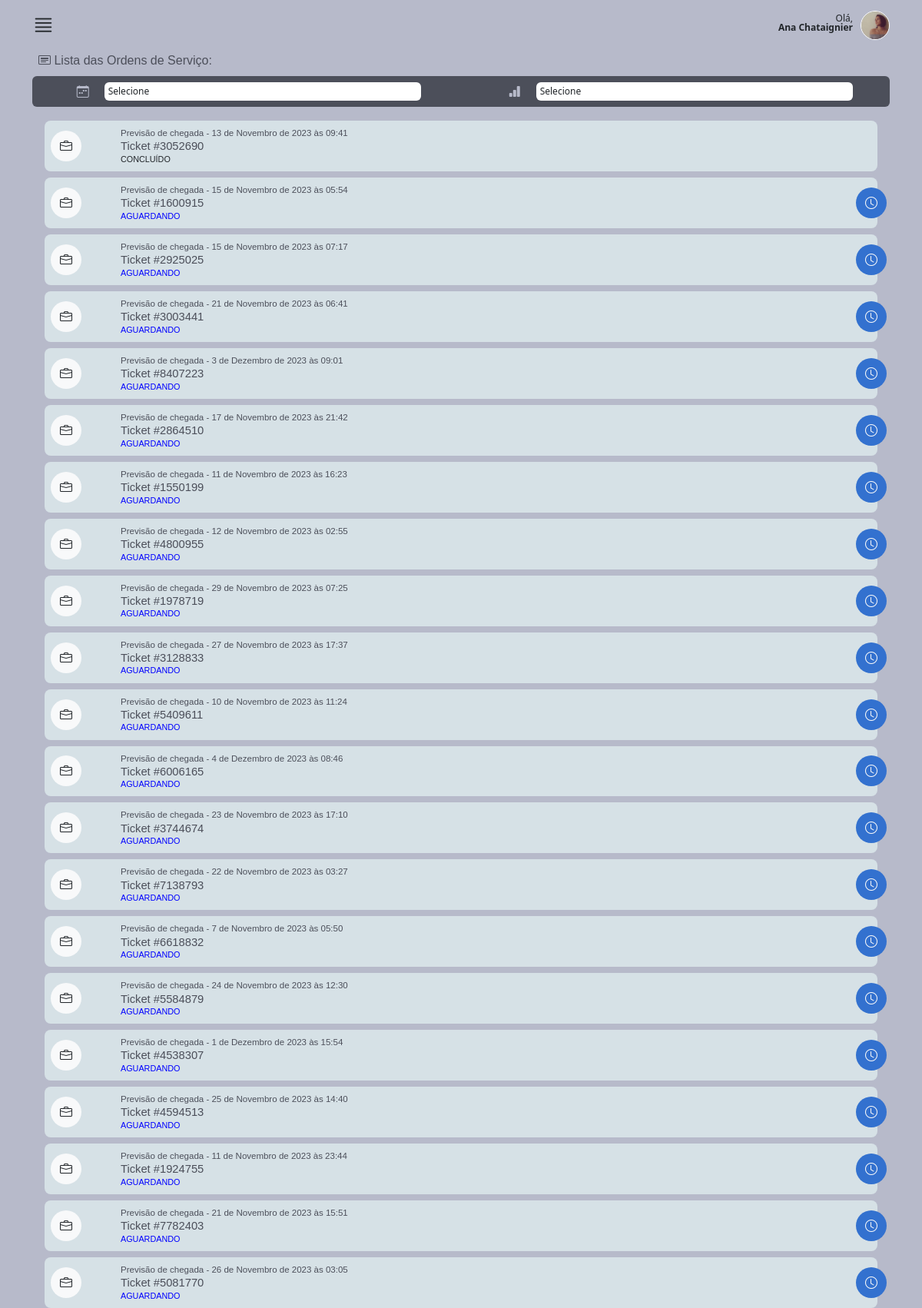
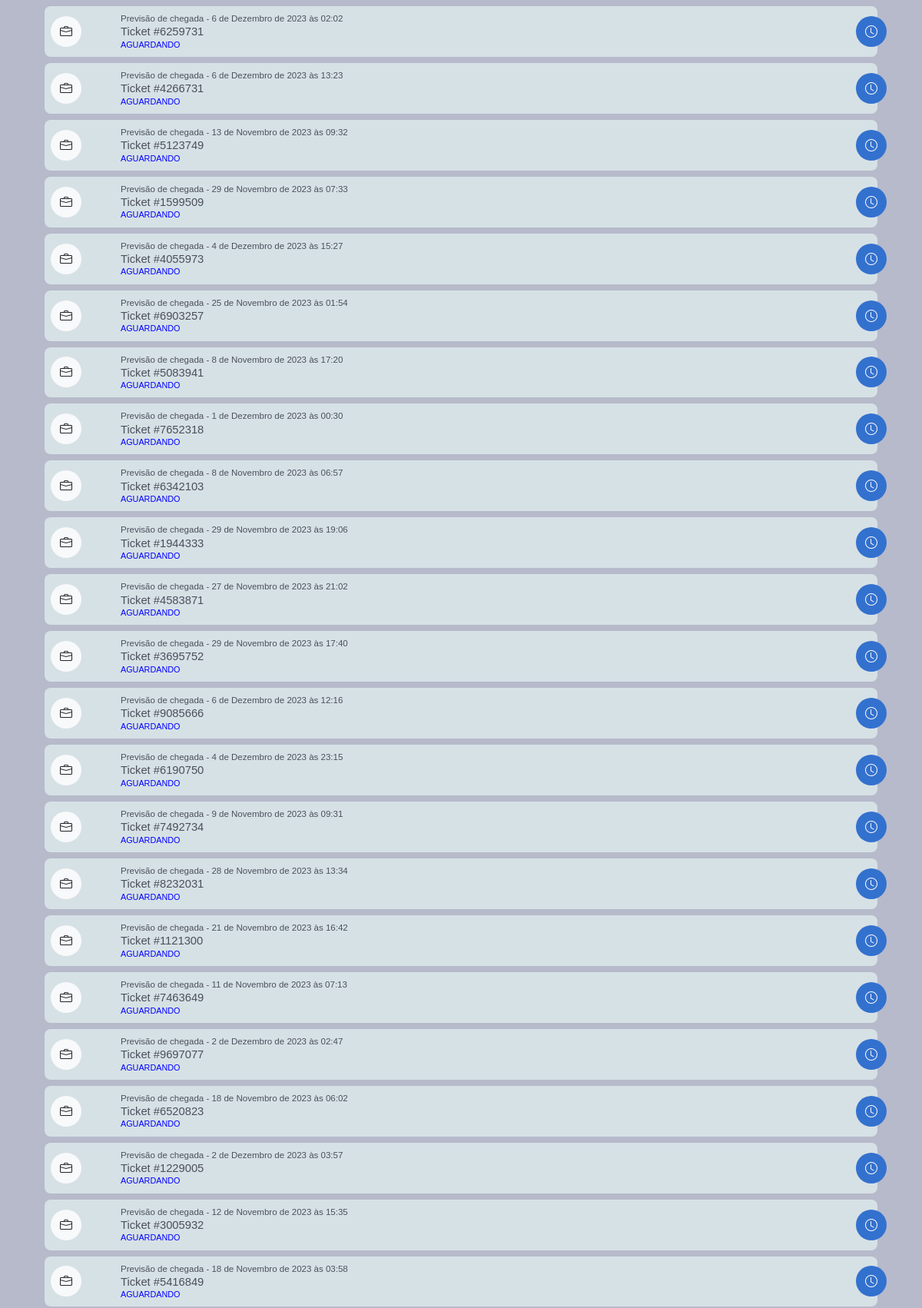
The page /main/minhas_os/ (signed in, upper part) on the database its author committed (2 pictures, top to bottom).
### authentication/models.py (models this page shows)
class CustomUser(AbstractUser):
    telefone = models.CharField(max_length=15, null=False)
    endereco = models.ForeignKey(Endereco, on_delete=models.CASCADE, null=True, default=None)
    foto = models.ImageField(upload_to="img/perfil_user/", null=True, blank=True)

### staff/models.py (models this page shows, shortened)
class OrdemDeServico(models.Model):
    ticket = models.CharField(max_length=200)
    tecnico = models.ForeignKey(CustomUser, on_delete=models.CASCADE, related_name="ordens_técnico")
    staff = models.ForeignKey(CustomUser, on_delete=models.CASCADE, related_name="ordens_staff")
    descricao = models.TextField(max_length=600)
    previsao_chegada = models.DateTimeField()
    previsao_execucao = models.DateTimeField()
    material = models.CharField(max_length=100, validators=[MinLengthValidator(3)])
    equipamento = models.CharField(max_length=100, validators=[MinLengthValidator(3)])
    data_criacao = models.DateTimeField(auto_now_add=True)
    cliente = models.ForeignKey(Cliente, on_delete=models.CASCADE)
    contrato = models.CharField(max_length=700, null = True, blank=True)
    atividade = models.CharField(max_length=50, choices=ACTIVITY_CHOICES)
    status_tecnico = models.CharField(max_length=50, choices=TECNICAL_CHOICES)
    status = models.CharField(max_length=10, choices=STATUS_CHOICES, default="Aguardando")

### main/views.py (the view, shortened to what this page needs)
@user_passes_test(is_tecnico)
def minhas_os(request):
    try:
        status_filter = request.GET.get("status")
        previsao_chegada_filter = request.GET.get("previsao_chegada")
        hoje = date.today().strftime("%d.%m")
        ontem = (date.today() - timedelta(days=1)).strftime("%d.%m")
        user = request.user
        ordens_ativas = OrdemDeServico.objects.filter(
            tecnico=user, status__in=["Atenção", "Urgente", "Aguardando", "Concluído"]
        )
        if status_filter:
            ordens_ativas = ordens_ativas.filter(status=status_filter)
        if status_filter == "Todas":
            ordens_ativas = OrdemDeServico.objects.filter(
                tecnico=user,
                status__in=["Atenção", "Urgente", "Aguardando", "Concluído"],
            )
        return render(
            request,
            "minhas_os.html",
            {
                "ordens_de_servico": ordens_ativas,
                "user": user,
                "status_filter": status_filter,
                "previsao_chegada_filter": previsao_chegada_filter,
                "hoje": hoje,
                "ontem": ontem,
            },
        )
    except Exception as e:
        return render(request, "error.html", {"error_message": str(e)})

### main/helpers.py (called while the page is built)
def is_tecnico(user):
    return user.groups.filter(name="Técnico").exists()

### main/templates/minhas_os.html (shortened to what this page needs)
{% extends "base2.html" %}
{%load static%}
{% block rest %}
      <section id="lista_oc_scr">
        <div class="container">
            <div id="oc_lista">
                <label class="mt-1 mb-2 ms-2 font-medium color04"><i class="bi bi-bi bi-card-heading"></i> Lista das Ordens de Serviço:</label>
                <form id="filter_oc" class="bg04 p-2">
                  <div class="row">
                    <div class="col-6">
                      <div class="row">
                        <div class="col-2 text-end">
                          <i class="bi bi-calendar-week color03 me-1"></i>
                        </div>
                        <div class="col-10 p-0">
                          <select class="form-control ms-1" id = 'date-filter'>
                            <option selected>Selecione</option>
                          </select>
                        </div>
                      </div>
                    </div>
                    <div class="col-6">
                      <div class="row">
                        <div class="col-2 text-end">
                          <i class="bi bi-bar-chart-fill color03 me-1"></i>
                        </div>
                        <div class="col-10 p-0">
                          <select class="form-control ms-1" id='status-filter'>
                            <option selected>Selecione</option>
                          </select>
                        </div>
                      </div>
                    </div>
                  </div>
                </form>
                <div class="tab-pane fade show active" id="pills-01" role="tabpanel" aria-labelledby="pills-home-tab" tabindex="0">
                  {% for ordem in ordens_de_servico %}
                  <div class="oc_lista_item">
                      <a href="{% url 'os_detail' ordem.id %}" class="a-whole"></a>
                      <div class="row">
                          <div class="col-2 col-md-1">
                              <div class="icon bg-light"><i class="bi bi-briefcase text-dark"></i></div>
                          </div>
                          <div class="col-9 col-md-11">
                              <div class="oc_l_data color04 font-light">Previsão de chegada - {{ ordem.previsao_chegada }}</div>
                              <div class="oc_l_nome font-medium color04">Ticket #{{ ordem.ticket }}</div>
                              <div class="oc_l_status font-medium {% if ordem.status == 'Urgente' %}color-red{% elif ordem.status == 'Atenção' %}color-yellow{% elif ordem.status == 'Aguardando' %}color-blue{% endif %}">{{ ordem.status }}</div>
                          </div>
                          {% if ordem.status == "Urgente" %}
                              <div class="status_icon bg05 text-light">
                                  <i class="bi bi-exclamation-triangle-fill"></i>
                              </div>
                          {% elif ordem.status == "Atenção" %}
                              <div class="status_icon bg06 text-dark">
                                  <i class="bi bi-flag"></i>
                              </div>
                          {% elif ordem.status == "Aguardando" %}
                              <div class="status_icon bg01 text-light">
                                  <i class="bi bi-clock"></i>
                              </div>
                          {% endif %}
                      </div>
                  </div>
                  {% endfor %}
              </div>
        </div>
      </section>
  {% endblock %}

### main/templates/base2.html (shortened to what this page needs)
{%load static%}
<!DOCTYPE html>
<html lang="en" data-bs-theme="auto">
  <head>
    <link
      rel="stylesheet"
      href="https://cdn.jsdelivr.net/npm/@docsearch/css@3"
    />
    <link
      rel="stylesheet"
      href="https://cdn.jsdelivr.net/npm/bootstrap-icons@1.11.1/font/bootstrap-icons.css"
    />
    <link
      href="{% static 'assets/dist/css/bootstrap.min.css' %}"
      rel="stylesheet"
    />
    <link href="{% static 'assets/css/app_mamminfo.css' %}" rel="stylesheet" />
  </head>
  <body>
    <main class="bg03">
      <header>
        <div class="container">
          <div id="super_menu">
            <div class="row">
              <div class="col-3 text-start">
                <i class="bi bi-justify i_main"></i>
              </div>
              <div class="col-9 text-end">
                <p class="mt-2">
                  Olá,<br />
                  <strong>{{ user.first_name }} {{ user.last_name }}</strong>
                </p>
                <div class="photo_user mt-1">
                  {% if request.user.foto %}
                  <img src="{{ request.user.foto.url }}" alt="User Photo" />
                  {% else %}
                  <img
                    src="https://cdn-icons-png.flaticon.com/512/3106/3106807.png?auto=format&fit=crop&q=80&w=1760&ixlib=rb-4.0.3&ixid=M3wxMjA3fDB8MHxwaG90by1wYWdlfHx8fGVufDB8fHx8fA%3D%3D"
                    alt=""
                  />
                  {% endif %}
                </div>
              </div>
            </div>
          </div>
        </div>
      </header>
      {% block rest %}{% endblock %}
    </main>
  </body>
</html>

### main/templates/static/assets/css/app_mamminfo.css (style rules this page uses)
html { font-family: 'Noto', sans-serif;background: #ced0dc; }
.font-medium { font-family: 'NotoMedium', sans-serif;font-weight: 400; }
.font-light { font-family: 'NotoLight', sans-serif;font-weight: 300; }
.bg01 { background: #3371cf; }
.bg03 { background: #b7baca; }
.bg04 { background: #4c4f5a; }
.color03 { color: #b7baca; }
.color04 { color: #4c4f5a; }
section { height: auto;min-height: 90vh;max-width: 100vw;width: 100%; }
.a-whole { position: absolute;top: 0;bottom: 0;left: 0;right: 0;width: 100%;height: 100%;z-index: 1;display: block; }
#super_menu { padding: 10px 0;position: relative; }
#super_menu p { font-size: .75rem;line-height: 100%;display: inline-block;margin: 0 10px 0 0; }
#super_menu .i_main { font-size: 1.8rem; }
#super_menu .photo_user { float: right;display: inline-block; }
#super_menu .photo_user img { width: 38px;height: 38px;display: block;border-radius: 38px;object-fit: cover;transform-origin: 50% 50%;border: 1px solid #fff; }
#oc_lista { padding-bottom: 72px; }
#oc_lista .tab-pane { padding: 8px 16px; }
#oc_lista .oc_lista_item { background: #d6e1e6;border-radius: 8px;padding: 8px;position: relative;margin-bottom: 8px; }
#oc_lista .oc_lista_item .icon { width: 40px;height: 40px;border-radius: 40px;display: inline-block;text-align: center;line-height: 40px;position: absolute;l: 0;top: 0;bottom: 0;margin: auto; }
#oc_lista .oc_lista_item .oc_l_data { font-size: .72rem; }
#oc_lista .oc_lista_item .oc_l_nome { font-size: .92rem;line-height: 112%;white-space: nowrap;overflow: hidden;text-overflow: ellipsis; }
#oc_lista .oc_lista_item .oc_l_status { font-size: .675rem;text-transform: uppercase; }
#oc_lista .oc_lista_item .status_icon { width: 40px;height: 40px;border-radius: 40px;display: inline-block;text-align: center;line-height: 40px;position: absolute;right: -12px;top: 0;bottom: 0;margin: auto; }
#filter_oc { border-radius: 6px;width: 100%;height: 40px;margin-bottom: 10px; }
#filter_oc .form-control { font-size: .75rem;height: 24px;padding: 1px 5px;border: none;width: 88%; }

### main/templates/base2.html (style rules this page uses)
.color-blue { color: blue; }

### rows shown on the page
CustomUser: first_name "Ana", last_name "Chataignier", user.foto (picture)
OrdemDeServico: previsao_chegada "13 de Novembro de 2023 às 09:41", ticket "3052690", status "CONCLUÍDO"
OrdemDeServico: previsao_chegada "15 de Novembro de 2023 às 05:54", ticket "1600915", status "AGUARDANDO"
OrdemDeServico: previsao_chegada "15 de Novembro de 2023 às 07:17", ticket "2925025", status "AGUARDANDO"
OrdemDeServico: previsao_chegada "21 de Novembro de 2023 às 06:41", ticket "3003441", status "AGUARDANDO"
OrdemDeServico: previsao_chegada "3 de Dezembro de 2023 às 09:01", ticket "8407223", status "AGUARDANDO"
OrdemDeServico: previsao_chegada "17 de Novembro de 2023 às 21:42", ticket "2864510", status "AGUARDANDO"
OrdemDeServico: previsao_chegada "11 de Novembro de 2023 às 16:23", ticket "1550199", status "AGUARDANDO"
OrdemDeServico: previsao_chegada "12 de Novembro de 2023 às 02:55", ticket "4800955", status "AGUARDANDO"
OrdemDeServico: previsao_chegada "29 de Novembro de 2023 às 07:25", ticket "1978719", status "AGUARDANDO"
OrdemDeServico: previsao_chegada "27 de Novembro de 2023 às 17:37", ticket "3128833", status "AGUARDANDO"
OrdemDeServico: previsao_chegada "10 de Novembro de 2023 às 11:24", ticket "5409611", status "AGUARDANDO"
OrdemDeServico: previsao_chegada "4 de Dezembro de 2023 às 08:46", ticket "6006165", status "AGUARDANDO"
OrdemDeServico: previsao_chegada "23 de Novembro de 2023 às 17:10", ticket "3744674", status "AGUARDANDO"
OrdemDeServico: previsao_chegada "22 de Novembro de 2023 às 03:27", ticket "7138793", status "AGUARDANDO"
OrdemDeServico: previsao_chegada "7 de Novembro de 2023 às 05:50", ticket "6618832", status "AGUARDANDO"
OrdemDeServico: previsao_chegada "24 de Novembro de 2023 às 12:30", ticket "5584879", status "AGUARDANDO"
OrdemDeServico: previsao_chegada "1 de Dezembro de 2023 às 15:54", ticket "4538307", status "AGUARDANDO"
OrdemDeServico: previsao_chegada "25 de Novembro de 2023 às 14:40", ticket "4594513", status "AGUARDANDO"
OrdemDeServico: previsao_chegada "11 de Novembro de 2023 às 23:44", ticket "1924755", status "AGUARDANDO"
OrdemDeServico: previsao_chegada "21 de Novembro de 2023 às 15:51", ticket "7782403", status "AGUARDANDO"
OrdemDeServico: previsao_chegada "26 de Novembro de 2023 às 03:05", ticket "5081770", status "AGUARDANDO"
OrdemDeServico: previsao_chegada "6 de Dezembro de 2023 às 02:02", ticket "6259731", status "AGUARDANDO"
OrdemDeServico: previsao_chegada "6 de Dezembro de 2023 às 13:23", ticket "4266731", status "AGUARDANDO"
OrdemDeServico: previsao_chegada "13 de Novembro de 2023 às 09:32", ticket "5123749", status "AGUARDANDO"
OrdemDeServico: previsao_chegada "29 de Novembro de 2023 às 07:33", ticket "1599509", status "AGUARDANDO"
OrdemDeServico: previsao_chegada "4 de Dezembro de 2023 às 15:27", ticket "4055973", status "AGUARDANDO"
OrdemDeServico: previsao_chegada "25 de Novembro de 2023 às 01:54", ticket "6903257", status "AGUARDANDO"
OrdemDeServico: previsao_chegada "8 de Novembro de 2023 às 17:20", ticket "5083941", status "AGUARDANDO"
OrdemDeServico: previsao_chegada "1 de Dezembro de 2023 às 00:30", ticket "7652318", status "AGUARDANDO"
OrdemDeServico: previsao_chegada "8 de Novembro de 2023 às 06:57", ticket "6342103", status "AGUARDANDO"
OrdemDeServico: previsao_chegada "29 de Novembro de 2023 às 19:06", ticket "1944333", status "AGUARDANDO"
OrdemDeServico: previsao_chegada "27 de Novembro de 2023 às 21:02", ticket "4583871", status "AGUARDANDO"
OrdemDeServico: previsao_chegada "29 de Novembro de 2023 às 17:40", ticket "3695752", status "AGUARDANDO"
OrdemDeServico: previsao_chegada "6 de Dezembro de 2023 às 12:16", ticket "9085666", status "AGUARDANDO"
OrdemDeServico: previsao_chegada "4 de Dezembro de 2023 às 23:15", ticket "6190750", status "AGUARDANDO"
OrdemDeServico: previsao_chegada "9 de Novembro de 2023 às 09:31", ticket "7492734", status "AGUARDANDO"
OrdemDeServico: previsao_chegada "28 de Novembro de 2023 às 13:34", ticket "8232031", status "AGUARDANDO"
OrdemDeServico: previsao_chegada "21 de Novembro de 2023 às 16:42", ticket "1121300", status "AGUARDANDO"
OrdemDeServico: previsao_chegada "11 de Novembro de 2023 às 07:13", ticket "7463649", status "AGUARDANDO"
OrdemDeServico: previsao_chegada "2 de Dezembro de 2023 às 02:47", ticket "9697077", status "AGUARDANDO"
OrdemDeServico: previsao_chegada "18 de Novembro de 2023 às 06:02", ticket "6520823", status "AGUARDANDO"
OrdemDeServico: previsao_chegada "2 de Dezembro de 2023 às 03:57", ticket "1229005", status "AGUARDANDO"
OrdemDeServico: previsao_chegada "12 de Novembro de 2023 às 15:35", ticket "3005932", status "AGUARDANDO"
OrdemDeServico: previsao_chegada "18 de Novembro de 2023 às 03:58", ticket "5416849", status "AGUARDANDO"
